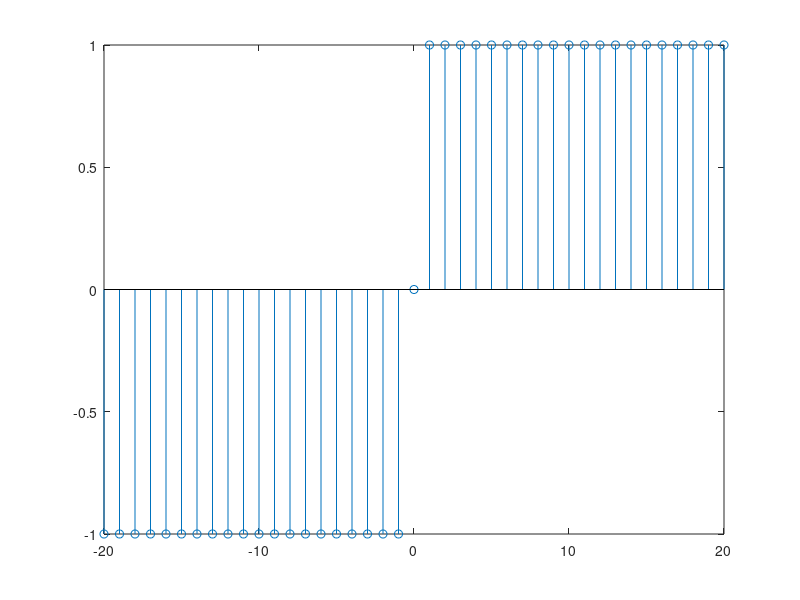

This chart was generated by the following MATLAB code:
n = -20:20;

L = length(n);

for i=1:L
    if n(i)>0
        x(i)=1;
    elseif n(i)<0
        x(i)=-1;
    elseif n(i)==0
        x(i)=0;
    end;
end; 

stem(n,x);
